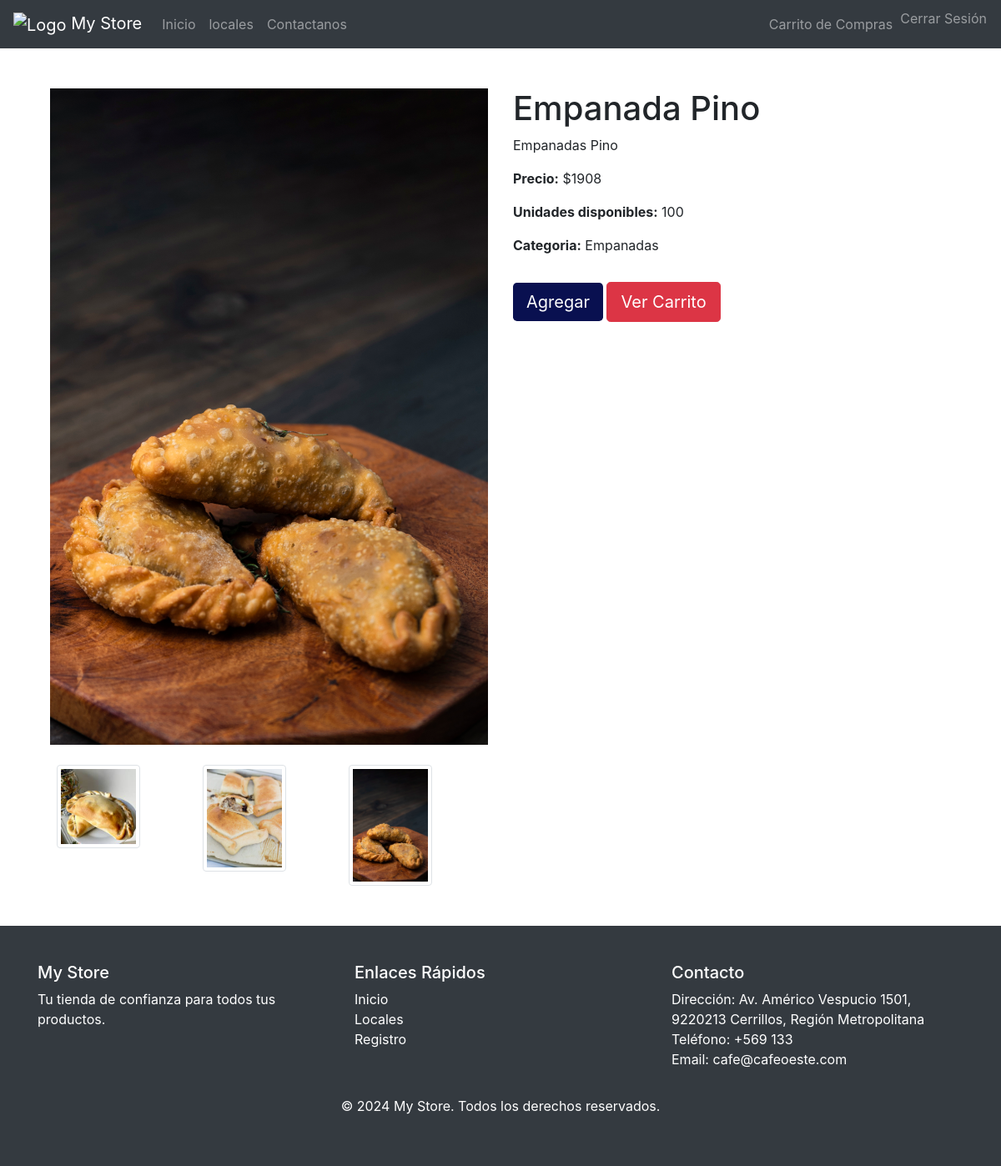
/product/3/ (signed in), run on the app's committed database.
### apps/models.py (models this page shows, shortened)
class Product(models.Model):
    name = models.CharField(max_length=100)
    description = models.TextField()
    price = models.DecimalField(max_digits=10, decimal_places=0)
    stock = models.PositiveIntegerField()
    category = models.ForeignKey(Category, on_delete=models.CASCADE)
    image = models.ImageField(upload_to='products/', blank=True, null=True)

class ProductImage(models.Model):
    product = models.ForeignKey(Product, on_delete=models.CASCADE, related_name='images')
    image = models.ImageField(upload_to='products/')

class Category(models.Model):
    name = models.CharField(max_length=100)
    description = models.TextField(blank=True, null=True)
    def __str__(self):
        return self.name

### apps/views.py (the view)
# urls.py: path('product/<int:product_id>/', views.product_detail, name='product_detail'),
def product_detail(request, product_id):
    product = get_object_or_404(Product, id=product_id)
    images = product.images.all()  # Obtener todas las imágenes relacionadas con el producto
    return render(request, 'principal/product_detail.html', {'product': product, 'images': images})

### templates/Principal/product_detail.html (shortened to what this page needs)
{% extends 'base.html' %}
{% load static %}
{% block content %}
<div class="container mt-5">
    <div class="row">
        <div class="col-md-6">
            <div class="main-image mb-4">
                {% if product.image %}
                <img id="mainImage" src="{{ product.image.url }}" class="img-fluid" alt="{{ product.name }}">
                {% else %}
                <img id="mainImage" src="{% static 'path/to/default_image.jpg' %}" class="img-fluid" alt="Default Image">
                {% endif %}
            </div>
            <div class="additional-images d-flex">
                {% for image in images %}
                <div class="additional-image mx-2">
                    <img src="{{ image.image.url }}" class="img-thumbnail" alt="{{ product.name }}" onclick="changeMainImage('{{ image.image.url }}')">
                </div>
                {% endfor %}
            </div>
        </div>
        <div class="col-md-6">
            <h1>{{ product.name }}</h1>
            <p>{{ product.description }}</p>
            <p><strong>Precio:</strong> ${{ product.price }}</p>
            <p><strong>Unidades disponibles:</strong> {{ product.stock }}</p>
            <p><strong>Categoria:</strong> {{ product.category }}</p>
            <form action="{% url 'add_to_cart' product.id %}" method="POST">
                <button type="submit" class="btn btn-primary btn-lg mt-3">Agregar</button>
                <button type="submit" class="btn btn-danger btn-lg mt-3">Ver Carrito</button>
            </form>
        </div>
    </div>
</div>
{% endblock %}

### static/css/style.css (style rules this page uses)
.btn-primary { background-color: #091050; border: none; margin-top: auto; }
.main-image img { width: 100%; height: auto; }
.additional-images img { width: 100px; height: auto; cursor: pointer; }
.additional-images .additional-image { flex: 1; }

### data on the page
Product: image (picture), name "Empanada Pino", description "Empanadas Pino", price "1908", stock "100", category "Empanadas"
ProductImage: image (picture)
ProductImage: image (picture)
ProductImage: image (picture)
